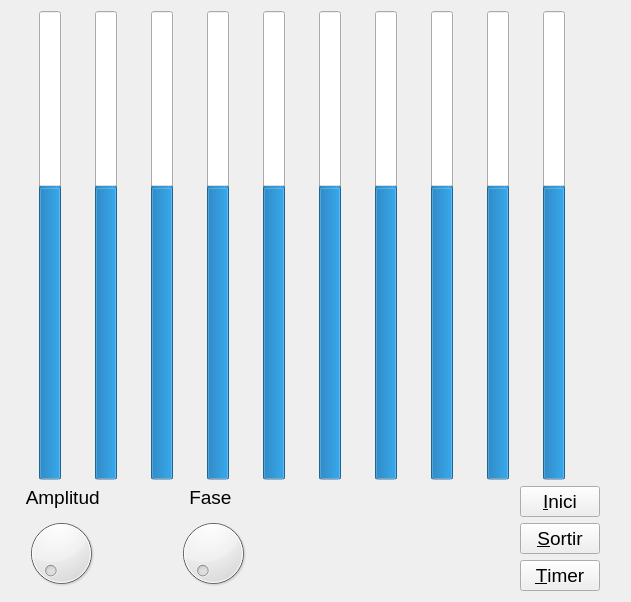
<?xml version="1.0" encoding="UTF-8"?>
<ui version="4.0">
 <class>MyForm</class>
 <widget class="QWidget" name="MyForm">
  <property name="geometry">
   <rect>
    <x>0</x>
    <y>0</y>
    <width>631</width>
    <height>602</height>
   </rect>
  </property>
  <property name="windowTitle">
   <string>Sinus</string>
  </property>
  <layout class="QHBoxLayout" name="horizontalLayout_4">
   <item>
    <layout class="QVBoxLayout" name="verticalLayout_4">
     <item>
      <layout class="QHBoxLayout" name="horizontalLayout">
       <item>
        <widget class="MyQProgressBar" name="progressBar_0">
         <property name="minimum">
          <number>-100</number>
         </property>
         <property name="value">
          <number>24</number>
         </property>
         <property name="textVisible">
          <bool>false</bool>
         </property>
         <property name="orientation">
          <enum>Qt::Vertical</enum>
         </property>
        </widget>
       </item>
       <item>
        <widget class="MyQProgressBar" name="progressBar_1">
         <property name="minimum">
          <number>-100</number>
         </property>
         <property name="value">
          <number>24</number>
         </property>
         <property name="textVisible">
          <bool>false</bool>
         </property>
         <property name="orientation">
          <enum>Qt::Vertical</enum>
         </property>
        </widget>
       </item>
       <item>
        <widget class="MyQProgressBar" name="progressBar_2">
         <property name="minimum">
          <number>-100</number>
         </property>
         <property name="value">
          <number>24</number>
         </property>
         <property name="textVisible">
          <bool>false</bool>
         </property>
         <property name="orientation">
          <enum>Qt::Vertical</enum>
         </property>
        </widget>
       </item>
       <item>
        <widget class="MyQProgressBar" name="progressBar_3">
         <property name="minimum">
          <number>-100</number>
         </property>
         <property name="value">
          <number>24</number>
         </property>
         <property name="textVisible">
          <bool>false</bool>
         </property>
         <property name="orientation">
          <enum>Qt::Vertical</enum>
         </property>
        </widget>
       </item>
       <item>
        <widget class="MyQProgressBar" name="progressBar_4">
         <property name="minimum">
          <number>-100</number>
         </property>
         <property name="value">
          <number>24</number>
         </property>
         <property name="textVisible">
          <bool>false</bool>
         </property>
         <property name="orientation">
          <enum>Qt::Vertical</enum>
         </property>
        </widget>
       </item>
       <item>
        <widget class="MyQProgressBar" name="progressBar_5">
         <property name="minimum">
          <number>-100</number>
         </property>
         <property name="value">
          <number>24</number>
         </property>
         <property name="textVisible">
          <bool>false</bool>
         </property>
         <property name="orientation">
          <enum>Qt::Vertical</enum>
         </property>
        </widget>
       </item>
       <item>
        <widget class="MyQProgressBar" name="progressBar_6">
         <property name="minimum">
          <number>-100</number>
         </property>
         <property name="value">
          <number>24</number>
         </property>
         <property name="textVisible">
          <bool>false</bool>
         </property>
         <property name="orientation">
          <enum>Qt::Vertical</enum>
         </property>
        </widget>
       </item>
       <item>
        <widget class="MyQProgressBar" name="progressBar_7">
         <property name="minimum">
          <number>-100</number>
         </property>
         <property name="value">
          <number>24</number>
         </property>
         <property name="textVisible">
          <bool>false</bool>
         </property>
         <property name="orientation">
          <enum>Qt::Vertical</enum>
         </property>
        </widget>
       </item>
       <item>
        <widget class="MyQProgressBar" name="progressBar_8">
         <property name="minimum">
          <number>-100</number>
         </property>
         <property name="value">
          <number>24</number>
         </property>
         <property name="textVisible">
          <bool>false</bool>
         </property>
         <property name="orientation">
          <enum>Qt::Vertical</enum>
         </property>
        </widget>
       </item>
       <item>
        <widget class="MyQProgressBar" name="progressBar_9">
         <property name="minimum">
          <number>-100</number>
         </property>
         <property name="value">
          <number>24</number>
         </property>
         <property name="textVisible">
          <bool>false</bool>
         </property>
         <property name="orientation">
          <enum>Qt::Vertical</enum>
         </property>
        </widget>
       </item>
      </layout>
     </item>
     <item>
      <layout class="QHBoxLayout" name="horizontalLayout_3">
       <item>
        <layout class="QHBoxLayout" name="horizontalLayout_2">
         <item>
          <layout class="QVBoxLayout" name="verticalLayout_2">
           <item>
            <widget class="QLabel" name="label">
             <property name="font">
              <font>
               <pointsize>14</pointsize>
              </font>
             </property>
             <property name="text">
              <string>   Amplitud</string>
             </property>
            </widget>
           </item>
           <item>
            <widget class="QDial" name="Amplitud">
             <property name="maximum">
              <number>99</number>
             </property>
            </widget>
           </item>
          </layout>
         </item>
         <item>
          <spacer name="horizontalSpacer_3">
           <property name="orientation">
            <enum>Qt::Horizontal</enum>
           </property>
           <property name="sizeHint" stdset="0">
            <size>
             <width>40</width>
             <height>20</height>
            </size>
           </property>
          </spacer>
         </item>
         <item>
          <layout class="QVBoxLayout" name="verticalLayout">
           <item>
            <widget class="QLabel" name="label_2">
             <property name="font">
              <font>
               <pointsize>14</pointsize>
              </font>
             </property>
             <property name="text">
              <string>     Fase</string>
             </property>
            </widget>
           </item>
           <item>
            <widget class="QDial" name="Fase">
             <property name="maximum">
              <number>99</number>
             </property>
            </widget>
           </item>
          </layout>
         </item>
        </layout>
       </item>
       <item>
        <spacer name="horizontalSpacer_2">
         <property name="orientation">
          <enum>Qt::Horizontal</enum>
         </property>
         <property name="sizeHint" stdset="0">
          <size>
           <width>40</width>
           <height>20</height>
          </size>
         </property>
        </spacer>
       </item>
       <item>
        <layout class="QVBoxLayout" name="verticalLayout_3">
         <item>
          <widget class="QPushButton" name="Inici">
           <property name="font">
            <font>
             <pointsize>14</pointsize>
            </font>
           </property>
           <property name="text">
            <string>&amp;Inici</string>
           </property>
           <property name="shortcut">
            <string>Alt+I</string>
           </property>
          </widget>
         </item>
         <item>
          <widget class="QPushButton" name="Sortir">
           <property name="font">
            <font>
             <pointsize>14</pointsize>
            </font>
           </property>
           <property name="text">
            <string>&amp;Sortir</string>
           </property>
           <property name="shortcut">
            <string>Alt+S</string>
           </property>
          </widget>
         </item>
         <item>
          <widget class="QPushButton" name="Timer">
           <property name="font">
            <font>
             <pointsize>14</pointsize>
            </font>
           </property>
           <property name="text">
            <string>&amp;Timer</string>
           </property>
           <property name="shortcut">
            <string>Alt+T</string>
           </property>
          </widget>
         </item>
        </layout>
       </item>
      </layout>
     </item>
    </layout>
   </item>
   <item>
    <spacer name="verticalSpacer">
     <property name="orientation">
      <enum>Qt::Vertical</enum>
     </property>
     <property name="sizeHint" stdset="0">
      <size>
       <width>20</width>
       <height>679</height>
      </size>
     </property>
    </spacer>
   </item>
  </layout>
 </widget>
 <customwidgets>
  <customwidget>
   <class>MyQProgressBar</class>
   <extends>QProgressBar</extends>
   <header>MyQProgressBar.h</header>
   <slots>
    <slot>ini()</slot>
    <slot>amplitud(int)</slot>
    <slot>fase(int)</slot>
    <slot>time()</slot>
   </slots>
  </customwidget>
 </customwidgets>
 <resources/>
 <connections>
  <connection>
   <sender>Sortir</sender>
   <signal>clicked()</signal>
   <receiver>MyForm</receiver>
   <slot>close()</slot>
   <hints>
    <hint type="sourcelabel">
     <x>555</x>
     <y>523</y>
    </hint>
    <hint type="destinationlabel">
     <x>315</x>
     <y>300</y>
    </hint>
   </hints>
  </connection>
  <connection>
   <sender>Amplitud</sender>
   <signal>valueChanged(int)</signal>
   <receiver>progressBar_0</receiver>
   <slot>amplitud(int)</slot>
   <hints>
    <hint type="sourcelabel">
     <x>44</x>
     <y>523</y>
    </hint>
    <hint type="destinationlabel">
     <x>49</x>
     <y>440</y>
    </hint>
   </hints>
  </connection>
  <connection>
   <sender>Amplitud</sender>
   <signal>valueChanged(int)</signal>
   <receiver>progressBar_1</receiver>
   <slot>amplitud(int)</slot>
   <hints>
    <hint type="sourcelabel">
     <x>47</x>
     <y>517</y>
    </hint>
    <hint type="destinationlabel">
     <x>110</x>
     <y>430</y>
    </hint>
   </hints>
  </connection>
  <connection>
   <sender>Amplitud</sender>
   <signal>valueChanged(int)</signal>
   <receiver>progressBar_2</receiver>
   <slot>amplitud(int)</slot>
   <hints>
    <hint type="sourcelabel">
     <x>72</x>
     <y>530</y>
    </hint>
    <hint type="destinationlabel">
     <x>164</x>
     <y>427</y>
    </hint>
   </hints>
  </connection>
  <connection>
   <sender>Amplitud</sender>
   <signal>valueChanged(int)</signal>
   <receiver>progressBar_3</receiver>
   <slot>amplitud(int)</slot>
   <hints>
    <hint type="sourcelabel">
     <x>66</x>
     <y>550</y>
    </hint>
    <hint type="destinationlabel">
     <x>213</x>
     <y>429</y>
    </hint>
   </hints>
  </connection>
  <connection>
   <sender>Amplitud</sender>
   <signal>valueChanged(int)</signal>
   <receiver>progressBar_4</receiver>
   <slot>amplitud(int)</slot>
   <hints>
    <hint type="sourcelabel">
     <x>82</x>
     <y>521</y>
    </hint>
    <hint type="destinationlabel">
     <x>269</x>
     <y>444</y>
    </hint>
   </hints>
  </connection>
  <connection>
   <sender>Amplitud</sender>
   <signal>valueChanged(int)</signal>
   <receiver>progressBar_5</receiver>
   <slot>amplitud(int)</slot>
   <hints>
    <hint type="sourcelabel">
     <x>84</x>
     <y>500</y>
    </hint>
    <hint type="destinationlabel">
     <x>335</x>
     <y>423</y>
    </hint>
   </hints>
  </connection>
  <connection>
   <sender>Amplitud</sender>
   <signal>valueChanged(int)</signal>
   <receiver>progressBar_6</receiver>
   <slot>amplitud(int)</slot>
   <hints>
    <hint type="sourcelabel">
     <x>83</x>
     <y>583</y>
    </hint>
    <hint type="destinationlabel">
     <x>385</x>
     <y>441</y>
    </hint>
   </hints>
  </connection>
  <connection>
   <sender>Amplitud</sender>
   <signal>valueChanged(int)</signal>
   <receiver>progressBar_7</receiver>
   <slot>amplitud(int)</slot>
   <hints>
    <hint type="sourcelabel">
     <x>96</x>
     <y>566</y>
    </hint>
    <hint type="destinationlabel">
     <x>445</x>
     <y>449</y>
    </hint>
   </hints>
  </connection>
  <connection>
   <sender>Amplitud</sender>
   <signal>valueChanged(int)</signal>
   <receiver>progressBar_8</receiver>
   <slot>amplitud(int)</slot>
   <hints>
    <hint type="sourcelabel">
     <x>19</x>
     <y>504</y>
    </hint>
    <hint type="destinationlabel">
     <x>497</x>
     <y>444</y>
    </hint>
   </hints>
  </connection>
  <connection>
   <sender>Amplitud</sender>
   <signal>valueChanged(int)</signal>
   <receiver>progressBar_9</receiver>
   <slot>amplitud(int)</slot>
   <hints>
    <hint type="sourcelabel">
     <x>72</x>
     <y>538</y>
    </hint>
    <hint type="destinationlabel">
     <x>551</x>
     <y>431</y>
    </hint>
   </hints>
  </connection>
  <connection>
   <sender>Fase</sender>
   <signal>valueChanged(int)</signal>
   <receiver>progressBar_0</receiver>
   <slot>fase(int)</slot>
   <hints>
    <hint type="sourcelabel">
     <x>241</x>
     <y>550</y>
    </hint>
    <hint type="destinationlabel">
     <x>55</x>
     <y>438</y>
    </hint>
   </hints>
  </connection>
  <connection>
   <sender>Fase</sender>
   <signal>valueChanged(int)</signal>
   <receiver>progressBar_1</receiver>
   <slot>fase(int)</slot>
   <hints>
    <hint type="sourcelabel">
     <x>218</x>
     <y>508</y>
    </hint>
    <hint type="destinationlabel">
     <x>106</x>
     <y>442</y>
    </hint>
   </hints>
  </connection>
  <connection>
   <sender>Fase</sender>
   <signal>valueChanged(int)</signal>
   <receiver>progressBar_2</receiver>
   <slot>fase(int)</slot>
   <hints>
    <hint type="sourcelabel">
     <x>233</x>
     <y>519</y>
    </hint>
    <hint type="destinationlabel">
     <x>160</x>
     <y>446</y>
    </hint>
   </hints>
  </connection>
  <connection>
   <sender>Fase</sender>
   <signal>valueChanged(int)</signal>
   <receiver>progressBar_3</receiver>
   <slot>fase(int)</slot>
   <hints>
    <hint type="sourcelabel">
     <x>250</x>
     <y>533</y>
    </hint>
    <hint type="destinationlabel">
     <x>218</x>
     <y>444</y>
    </hint>
   </hints>
  </connection>
  <connection>
   <sender>Fase</sender>
   <signal>valueChanged(int)</signal>
   <receiver>progressBar_4</receiver>
   <slot>fase(int)</slot>
   <hints>
    <hint type="sourcelabel">
     <x>261</x>
     <y>525</y>
    </hint>
    <hint type="destinationlabel">
     <x>284</x>
     <y>448</y>
    </hint>
   </hints>
  </connection>
  <connection>
   <sender>Fase</sender>
   <signal>valueChanged(int)</signal>
   <receiver>progressBar_5</receiver>
   <slot>fase(int)</slot>
   <hints>
    <hint type="sourcelabel">
     <x>225</x>
     <y>571</y>
    </hint>
    <hint type="destinationlabel">
     <x>327</x>
     <y>421</y>
    </hint>
   </hints>
  </connection>
  <connection>
   <sender>Fase</sender>
   <signal>valueChanged(int)</signal>
   <receiver>progressBar_6</receiver>
   <slot>fase(int)</slot>
   <hints>
    <hint type="sourcelabel">
     <x>253</x>
     <y>582</y>
    </hint>
    <hint type="destinationlabel">
     <x>387</x>
     <y>444</y>
    </hint>
   </hints>
  </connection>
  <connection>
   <sender>Fase</sender>
   <signal>valueChanged(int)</signal>
   <receiver>progressBar_7</receiver>
   <slot>fase(int)</slot>
   <hints>
    <hint type="sourcelabel">
     <x>264</x>
     <y>549</y>
    </hint>
    <hint type="destinationlabel">
     <x>445</x>
     <y>443</y>
    </hint>
   </hints>
  </connection>
  <connection>
   <sender>Fase</sender>
   <signal>valueChanged(int)</signal>
   <receiver>progressBar_8</receiver>
   <slot>fase(int)</slot>
   <hints>
    <hint type="sourcelabel">
     <x>257</x>
     <y>532</y>
    </hint>
    <hint type="destinationlabel">
     <x>495</x>
     <y>443</y>
    </hint>
   </hints>
  </connection>
  <connection>
   <sender>Fase</sender>
   <signal>valueChanged(int)</signal>
   <receiver>progressBar_9</receiver>
   <slot>fase(int)</slot>
   <hints>
    <hint type="sourcelabel">
     <x>260</x>
     <y>527</y>
    </hint>
    <hint type="destinationlabel">
     <x>554</x>
     <y>446</y>
    </hint>
   </hints>
  </connection>
  <connection>
   <sender>Inici</sender>
   <signal>pressed()</signal>
   <receiver>progressBar_0</receiver>
   <slot>ini()</slot>
   <hints>
    <hint type="sourcelabel">
     <x>530</x>
     <y>484</y>
    </hint>
    <hint type="destinationlabel">
     <x>52</x>
     <y>432</y>
    </hint>
   </hints>
  </connection>
  <connection>
   <sender>Inici</sender>
   <signal>pressed()</signal>
   <receiver>progressBar_1</receiver>
   <slot>ini()</slot>
   <hints>
    <hint type="sourcelabel">
     <x>572</x>
     <y>471</y>
    </hint>
    <hint type="destinationlabel">
     <x>111</x>
     <y>435</y>
    </hint>
   </hints>
  </connection>
  <connection>
   <sender>Inici</sender>
   <signal>pressed()</signal>
   <receiver>progressBar_2</receiver>
   <slot>ini()</slot>
   <hints>
    <hint type="sourcelabel">
     <x>574</x>
     <y>469</y>
    </hint>
    <hint type="destinationlabel">
     <x>166</x>
     <y>424</y>
    </hint>
   </hints>
  </connection>
  <connection>
   <sender>Inici</sender>
   <signal>pressed()</signal>
   <receiver>progressBar_3</receiver>
   <slot>ini()</slot>
   <hints>
    <hint type="sourcelabel">
     <x>544</x>
     <y>488</y>
    </hint>
    <hint type="destinationlabel">
     <x>218</x>
     <y>424</y>
    </hint>
   </hints>
  </connection>
  <connection>
   <sender>Inici</sender>
   <signal>pressed()</signal>
   <receiver>progressBar_4</receiver>
   <slot>ini()</slot>
   <hints>
    <hint type="sourcelabel">
     <x>581</x>
     <y>476</y>
    </hint>
    <hint type="destinationlabel">
     <x>276</x>
     <y>430</y>
    </hint>
   </hints>
  </connection>
  <connection>
   <sender>Inici</sender>
   <signal>pressed()</signal>
   <receiver>progressBar_5</receiver>
   <slot>ini()</slot>
   <hints>
    <hint type="sourcelabel">
     <x>581</x>
     <y>481</y>
    </hint>
    <hint type="destinationlabel">
     <x>331</x>
     <y>435</y>
    </hint>
   </hints>
  </connection>
  <connection>
   <sender>Inici</sender>
   <signal>pressed()</signal>
   <receiver>progressBar_6</receiver>
   <slot>ini()</slot>
   <hints>
    <hint type="sourcelabel">
     <x>581</x>
     <y>488</y>
    </hint>
    <hint type="destinationlabel">
     <x>393</x>
     <y>442</y>
    </hint>
   </hints>
  </connection>
  <connection>
   <sender>Inici</sender>
   <signal>pressed()</signal>
   <receiver>progressBar_7</receiver>
   <slot>ini()</slot>
   <hints>
    <hint type="sourcelabel">
     <x>584</x>
     <y>478</y>
    </hint>
    <hint type="destinationlabel">
     <x>449</x>
     <y>438</y>
    </hint>
   </hints>
  </connection>
  <connection>
   <sender>Inici</sender>
   <signal>pressed()</signal>
   <receiver>progressBar_8</receiver>
   <slot>ini()</slot>
   <hints>
    <hint type="sourcelabel">
     <x>579</x>
     <y>484</y>
    </hint>
    <hint type="destinationlabel">
     <x>500</x>
     <y>440</y>
    </hint>
   </hints>
  </connection>
  <connection>
   <sender>Inici</sender>
   <signal>pressed()</signal>
   <receiver>progressBar_9</receiver>
   <slot>ini()</slot>
   <hints>
    <hint type="sourcelabel">
     <x>588</x>
     <y>480</y>
    </hint>
    <hint type="destinationlabel">
     <x>560</x>
     <y>414</y>
    </hint>
   </hints>
  </connection>
  <connection>
   <sender>Timer</sender>
   <signal>pressed()</signal>
   <receiver>progressBar_0</receiver>
   <slot>time()</slot>
   <hints>
    <hint type="sourcelabel">
     <x>535</x>
     <y>565</y>
    </hint>
    <hint type="destinationlabel">
     <x>54</x>
     <y>414</y>
    </hint>
   </hints>
  </connection>
  <connection>
   <sender>Timer</sender>
   <signal>pressed()</signal>
   <receiver>progressBar_1</receiver>
   <slot>time()</slot>
   <hints>
    <hint type="sourcelabel">
     <x>585</x>
     <y>572</y>
    </hint>
    <hint type="destinationlabel">
     <x>97</x>
     <y>425</y>
    </hint>
   </hints>
  </connection>
  <connection>
   <sender>Timer</sender>
   <signal>pressed()</signal>
   <receiver>progressBar_2</receiver>
   <slot>time()</slot>
   <hints>
    <hint type="sourcelabel">
     <x>577</x>
     <y>562</y>
    </hint>
    <hint type="destinationlabel">
     <x>160</x>
     <y>429</y>
    </hint>
   </hints>
  </connection>
  <connection>
   <sender>Timer</sender>
   <signal>pressed()</signal>
   <receiver>progressBar_3</receiver>
   <slot>time()</slot>
   <hints>
    <hint type="sourcelabel">
     <x>582</x>
     <y>565</y>
    </hint>
    <hint type="destinationlabel">
     <x>227</x>
     <y>423</y>
    </hint>
   </hints>
  </connection>
  <connection>
   <sender>Timer</sender>
   <signal>pressed()</signal>
   <receiver>progressBar_4</receiver>
   <slot>time()</slot>
   <hints>
    <hint type="sourcelabel">
     <x>518</x>
     <y>551</y>
    </hint>
    <hint type="destinationlabel">
     <x>269</x>
     <y>400</y>
    </hint>
   </hints>
  </connection>
  <connection>
   <sender>Timer</sender>
   <signal>pressed()</signal>
   <receiver>progressBar_5</receiver>
   <slot>time()</slot>
   <hints>
    <hint type="sourcelabel">
     <x>571</x>
     <y>564</y>
    </hint>
    <hint type="destinationlabel">
     <x>331</x>
     <y>413</y>
    </hint>
   </hints>
  </connection>
  <connection>
   <sender>Timer</sender>
   <signal>pressed()</signal>
   <receiver>progressBar_6</receiver>
   <slot>time()</slot>
   <hints>
    <hint type="sourcelabel">
     <x>570</x>
     <y>573</y>
    </hint>
    <hint type="destinationlabel">
     <x>381</x>
     <y>418</y>
    </hint>
   </hints>
  </connection>
  <connection>
   <sender>Timer</sender>
   <signal>pressed()</signal>
   <receiver>progressBar_7</receiver>
   <slot>time()</slot>
   <hints>
    <hint type="sourcelabel">
     <x>571</x>
     <y>566</y>
    </hint>
    <hint type="destinationlabel">
     <x>437</x>
     <y>438</y>
    </hint>
   </hints>
  </connection>
  <connection>
   <sender>Timer</sender>
   <signal>pressed()</signal>
   <receiver>progressBar_8</receiver>
   <slot>time()</slot>
   <hints>
    <hint type="sourcelabel">
     <x>571</x>
     <y>562</y>
    </hint>
    <hint type="destinationlabel">
     <x>501</x>
     <y>447</y>
    </hint>
   </hints>
  </connection>
  <connection>
   <sender>Timer</sender>
   <signal>pressed()</signal>
   <receiver>progressBar_9</receiver>
   <slot>time()</slot>
   <hints>
    <hint type="sourcelabel">
     <x>574</x>
     <y>568</y>
    </hint>
    <hint type="destinationlabel">
     <x>561</x>
     <y>438</y>
    </hint>
   </hints>
  </connection>
 </connections>
</ui>
